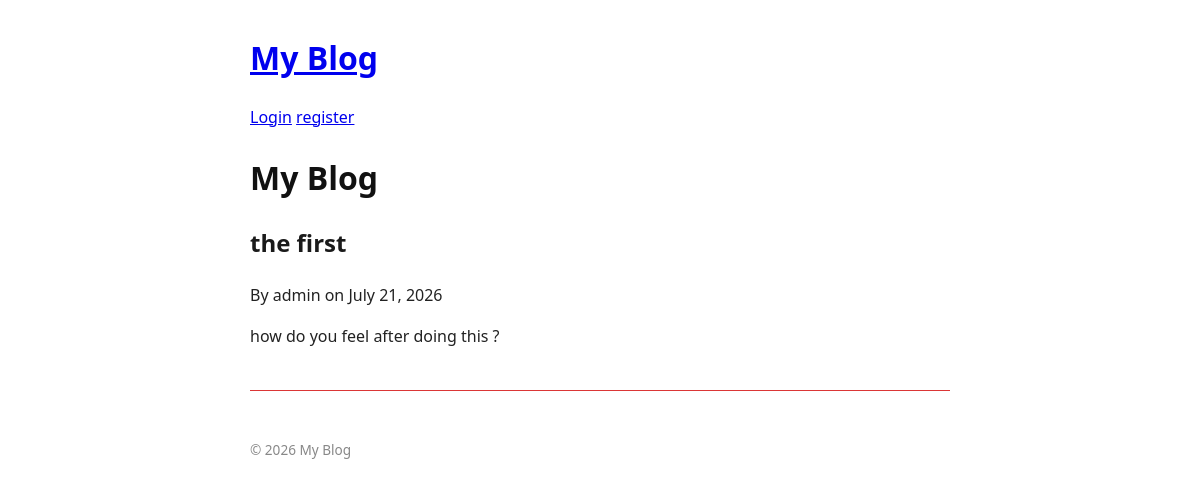
Page /blog/the-first/ on the committed database.
### blog/models.py (models this page shows)
class Post(models.Model):
    title = models.CharField(max_length=200)
    slug = models.SlugField(max_length=200, unique=True, help_text="A slug is a short label for something, containing only letters, numbers, underscores or hyphens. They’re generally used in URLs.")
    author = models.ForeignKey(User, on_delete=models.CASCADE, related_name='Posts')
    content = models.TextField()
    created_at = models.DateTimeField(auto_now_add=True)
    updated_at = models.DateTimeField(auto_now=True)
    published_at = models.DateTimeField(default=timezone.now)
    is_published = models.BooleanField(default=True)

### blog/views.py (the view)
# urls.py: path('<slug:slug>/', views.post_detail, name='post_detail')
def post_detail(request, slug):
  post = get_object_or_404(Post, slug=slug, is_published=True)
  return render(request, 'blog/post_detail.html', {'post': post})

### blog/templates/blog/post_detail.html
{% extends 'blog/base.html' %} {% block title %}{{post.title}}{% endblock %}
{%block content %}
<article>
  <h2>{{ post.title }}</h2>
  <p>By {{post.author}} on {{post.published_at|date:"F j, Y"}}</p>
  <p>{{ post.content|linebreaks }}</p>
</article>
{% endblock %}

### static/css/style.css (style rules this page uses)
body { font-family: system-ui, sans-serif; max-width: 700px; margin: 2rem auto; padding: 0 1rem; line-height: 1.6; color: #222; }
article { margin-bottom: 2rem; padding-bottom: 1.5rem; border-bottom: 1px solid #db3636; }
article h2 { text-decoration: none; color: #1a1a1a; }

### rows in the picture
Post: title "the first", author "admin", published_at "July 21, 2026", content "how do you feel after doing this ?"
